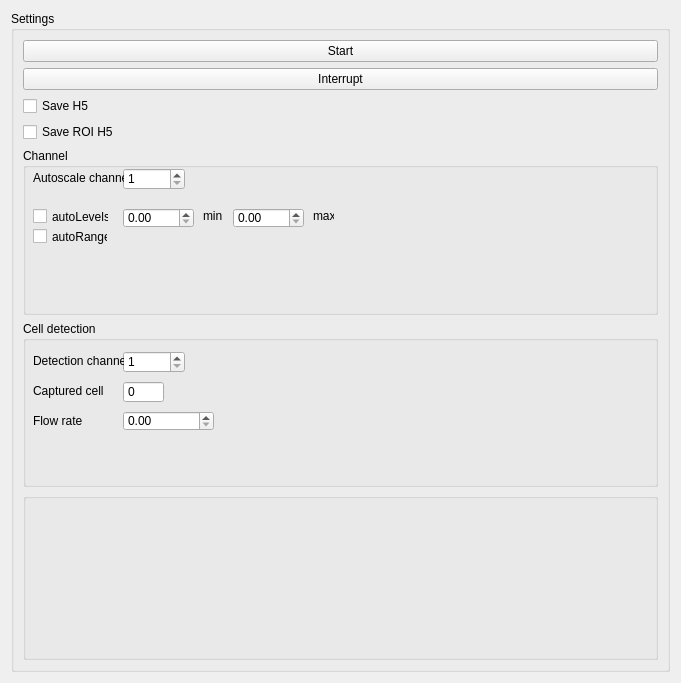
<?xml version="1.0" encoding="UTF-8"?>
<ui version="4.0">
 <class>Form</class>
 <widget class="QWidget" name="Form">
  <property name="geometry">
   <rect>
    <x>0</x>
    <y>0</y>
    <width>681</width>
    <height>683</height>
   </rect>
  </property>
  <property name="windowTitle">
   <string>Form</string>
  </property>
  <layout class="QGridLayout" name="gridLayout_2" rowstretch="0">
   <item row="0" column="0">
    <widget class="QGroupBox" name="settings_groupBox">
     <property name="title">
      <string>Settings</string>
     </property>
     <layout class="QGridLayout" name="gridLayout">
      <item row="7" column="0">
       <widget class="QGroupBox" name="Ch0_Live_groupBox_2">
        <property name="title">
         <string/>
        </property>
       </widget>
      </item>
      <item row="6" column="0">
       <widget class="QGroupBox" name="Ch0_Live_groupBox_3">
        <property name="title">
         <string>Cell detection</string>
        </property>
        <widget class="QLabel" name="detected_label">
         <property name="geometry">
          <rect>
           <x>10</x>
           <y>60</y>
           <width>71</width>
           <height>20</height>
          </rect>
         </property>
         <property name="text">
          <string>Captured cells</string>
         </property>
        </widget>
        <widget class="QDoubleSpinBox" name="captured_doubleSpinBox">
         <property name="enabled">
          <bool>true</bool>
         </property>
         <property name="geometry">
          <rect>
           <x>100</x>
           <y>60</y>
           <width>41</width>
           <height>22</height>
          </rect>
         </property>
         <property name="font">
          <font>
           <kerning>true</kerning>
          </font>
         </property>
         <property name="acceptDrops">
          <bool>false</bool>
         </property>
         <property name="frame">
          <bool>true</bool>
         </property>
         <property name="readOnly">
          <bool>false</bool>
         </property>
         <property name="buttonSymbols">
          <enum>QAbstractSpinBox::NoButtons</enum>
         </property>
         <property name="decimals">
          <number>0</number>
         </property>
         <property name="maximum">
          <double>10000000000.000000000000000</double>
         </property>
        </widget>
        <widget class="QDoubleSpinBox" name="flowrate_doubleSpinBox">
         <property name="geometry">
          <rect>
           <x>100</x>
           <y>90</y>
           <width>91</width>
           <height>20</height>
          </rect>
         </property>
        </widget>
        <widget class="QLabel" name="flow_rate_label">
         <property name="geometry">
          <rect>
           <x>10</x>
           <y>90</y>
           <width>71</width>
           <height>20</height>
          </rect>
         </property>
         <property name="text">
          <string>Flow rate</string>
         </property>
        </widget>
        <widget class="QDoubleSpinBox" name="ch_doubleSpinBox">
         <property name="geometry">
          <rect>
           <x>100</x>
           <y>30</y>
           <width>62</width>
           <height>22</height>
          </rect>
         </property>
         <property name="decimals">
          <number>0</number>
         </property>
         <property name="minimum">
          <double>1.000000000000000</double>
         </property>
        </widget>
        <widget class="QLabel" name="ch_label">
         <property name="geometry">
          <rect>
           <x>10</x>
           <y>30</y>
           <width>91</width>
           <height>20</height>
          </rect>
         </property>
         <property name="text">
          <string>Detection channel</string>
         </property>
        </widget>
       </widget>
      </item>
      <item row="2" column="0">
       <widget class="QCheckBox" name="save_h5_checkBox">
        <property name="text">
         <string>Save H5</string>
        </property>
       </widget>
      </item>
      <item row="0" column="0">
       <widget class="QPushButton" name="start_pushButton">
        <property name="text">
         <string>Start</string>
        </property>
       </widget>
      </item>
      <item row="1" column="0">
       <widget class="QPushButton" name="interrupt_pushButton">
        <property name="text">
         <string>Interrupt</string>
        </property>
       </widget>
      </item>
      <item row="3" column="0">
       <widget class="QCheckBox" name="save_ROI_h5_checkBox">
        <property name="text">
         <string>Save ROI H5</string>
        </property>
       </widget>
      </item>
      <item row="4" column="0">
       <widget class="QGroupBox" name="Ch0_Live_groupBox">
        <property name="title">
         <string>Channel</string>
        </property>
        <widget class="QCheckBox" name="autoLevels_checkBox0">
         <property name="geometry">
          <rect>
           <x>10</x>
           <y>60</y>
           <width>76</width>
           <height>17</height>
          </rect>
         </property>
         <property name="text">
          <string>autoLevels</string>
         </property>
        </widget>
        <widget class="QDoubleSpinBox" name="min_doubleSpinBox0">
         <property name="geometry">
          <rect>
           <x>100</x>
           <y>60</y>
           <width>71</width>
           <height>20</height>
          </rect>
         </property>
        </widget>
        <widget class="QDoubleSpinBox" name="max_doubleSpinBox0">
         <property name="geometry">
          <rect>
           <x>210</x>
           <y>60</y>
           <width>71</width>
           <height>20</height>
          </rect>
         </property>
        </widget>
        <widget class="QLabel" name="label_max0">
         <property name="geometry">
          <rect>
           <x>180</x>
           <y>60</y>
           <width>21</width>
           <height>16</height>
          </rect>
         </property>
         <property name="text">
          <string>min</string>
         </property>
        </widget>
        <widget class="QLabel" name="label_min0">
         <property name="geometry">
          <rect>
           <x>290</x>
           <y>60</y>
           <width>21</width>
           <height>16</height>
          </rect>
         </property>
         <property name="text">
          <string>max</string>
         </property>
        </widget>
        <widget class="QCheckBox" name="autoRange_checkBox0">
         <property name="geometry">
          <rect>
           <x>10</x>
           <y>80</y>
           <width>75</width>
           <height>17</height>
          </rect>
         </property>
         <property name="text">
          <string>autoRange</string>
         </property>
        </widget>
        <widget class="QDoubleSpinBox" name="autoscale_ch_doubleSpinBox">
         <property name="geometry">
          <rect>
           <x>100</x>
           <y>20</y>
           <width>62</width>
           <height>22</height>
          </rect>
         </property>
         <property name="decimals">
          <number>0</number>
         </property>
         <property name="minimum">
          <double>1.000000000000000</double>
         </property>
        </widget>
        <widget class="QLabel" name="auto_scale_label">
         <property name="geometry">
          <rect>
           <x>10</x>
           <y>20</y>
           <width>91</width>
           <height>20</height>
          </rect>
         </property>
         <property name="text">
          <string>Autoscale channel</string>
         </property>
        </widget>
       </widget>
      </item>
     </layout>
    </widget>
   </item>
  </layout>
 </widget>
 <resources/>
 <connections/>
</ui>
